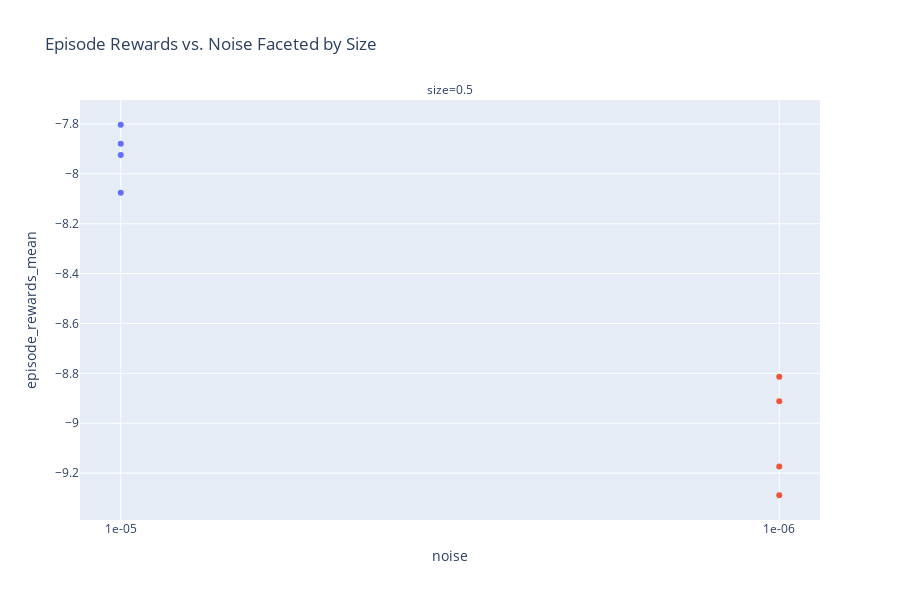

Notebook code cell kept with this figure:
### Code cell
import plotly.express as px

# Define readable names for selected hyperparams
readable_names = {
    hyperparam_columns[0]: "noise",
    hyperparam_columns[1]: "size"
}

# Rename columns in a copy of the dataframe
plot_df = sub_df.rename(columns=readable_names)

# Assign new column names
x_col = "noise"
y_col = "episode_rewards_mean"
facet_col = "size"

# Plot
fig = px.scatter(
    plot_df,
    x=x_col,
    y=y_col,
    color="experiment_name",  # Optional: color by experiment
    facet_col=facet_col,
    title="Episode Rewards vs. Noise Faceted by Size",
    height=600
)

fig.update_layout(showlegend=False)
fig.show()

### Figure 1 — Plotly figure (JSON) as saved in the notebook; plotly's stock layout.template omitted (floating-point values rounded to 4 significant figures)
{"data": [{"hovertemplate": "experiment_name=0000_optim.args_.lr_1e-05__agent_params.args_.action_w_noise_amplitude_0.5__agent_params.args_.target_model_update_freq_1000<br>size=0.5<br>noise=%{x}<br>episode_rewards_mean=%{y}<extra></extra>", "legendgroup": "0000_optim.args_.lr_1e-05__agent_params.args_.action_w_noise_amplitude_0.5__agent_params.args_.target_model_update_freq_1000", "marker": {"color": "#636efa", "symbol": "circle"}, "mode": "markers", "name": "0000_optim.args_.lr_1e-05__agent_params.args_.action_w_noise_amplitude_0.5__agent_params.args_.target_model_update_freq_1000", "orientation": "v", "showlegend": true, "type": "scatter", "x": ["1e-05", "1e-05", "1e-05", "1e-05"], "xaxis": "x", "y": [-7.879, -7.803, -7.924, -8.076], "yaxis": "y"}, {"hovertemplate": "experiment_name=0001_optim.args_.lr_1e-06__agent_params.args_.action_w_noise_amplitude_0.5__agent_params.args_.target_model_update_freq_1000<br>size=0.5<br>noise=%{x}<br>episode_rewards_mean=%{y}<extra></extra>", "legendgroup": "0001_optim.args_.lr_1e-06__agent_params.args_.action_w_noise_amplitude_0.5__agent_params.args_.target_model_update_freq_1000", "marker": {"color": "#EF553B", "symbol": "circle"}, "mode": "markers", "name": "0001_optim.args_.lr_1e-06__agent_params.args_.action_w_noise_amplitude_0.5__agent_params.args_.target_model_update_freq_1000", "orientation": "v", "showlegend": true, "type": "scatter", "x": ["1e-06", "1e-06", "1e-06", "1e-06"], "xaxis": "x", "y": [-8.814, -9.173, -8.912, -9.289], "yaxis": "y"}], "layout": {"annotations": [{"font": {}, "showarrow": false, "text": "size=0.5", "x": 0.5, "xanchor": "center", "xref": "paper", "y": 1, "yanchor": "bottom", "yref": "paper"}], "height": 600, "legend": {"title": {"text": "experiment_name"}, "tracegroupgap": 0}, "showlegend": false, "title": {"text": "Episode Rewards vs. Noise Faceted by Size"}, "xaxis": {"anchor": "y", "domain": [0, 1], "title": {"text": "noise"}}, "yaxis": {"anchor": "x", "domain": [0, 1], "title": {"text": "episode_rewards_mean"}}}}
